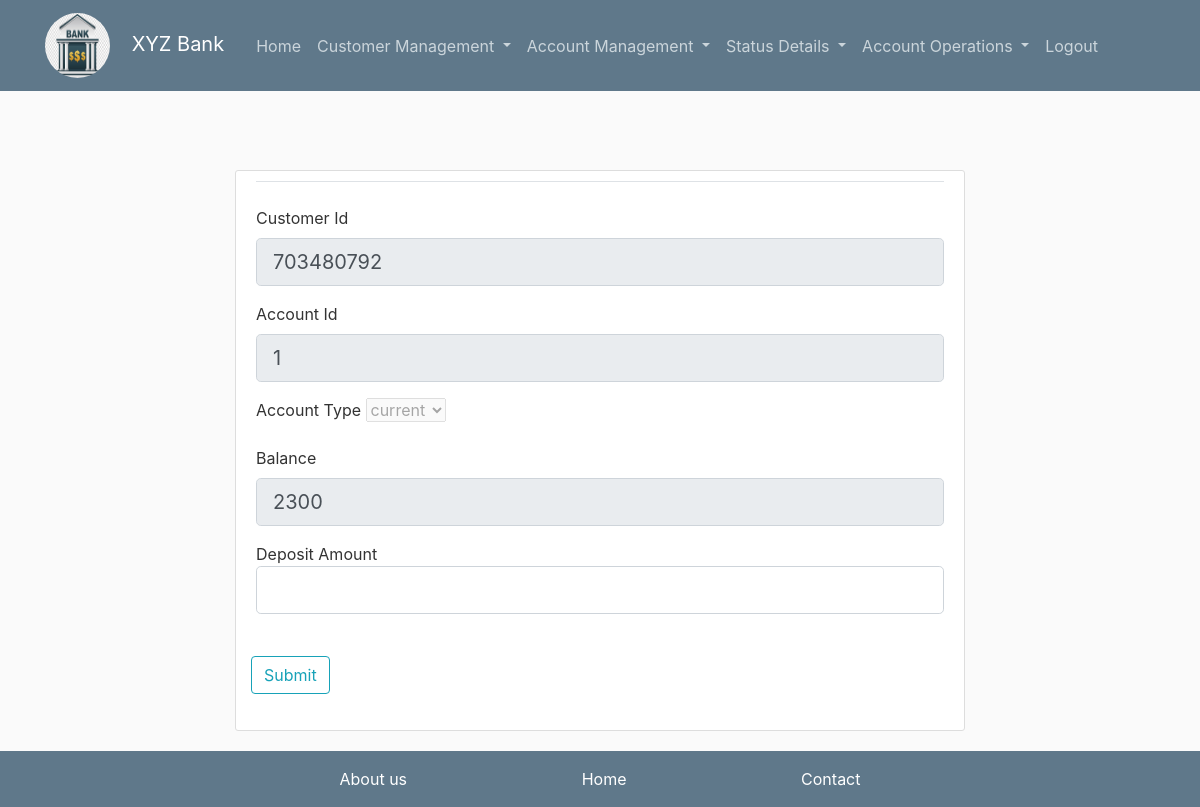
/searchaccount/1/deposit (signed in), run on an earlier commit of the app's database.
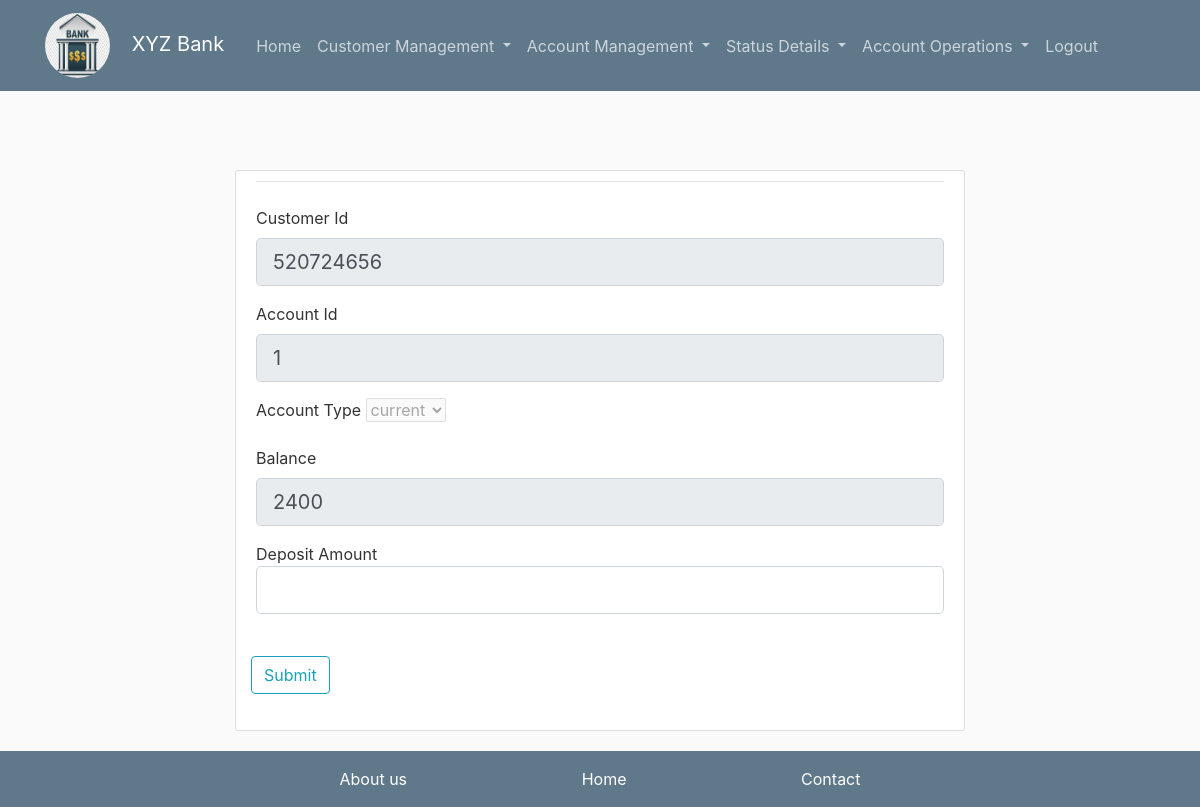
And on a later commit of the database.
### flaskblog/models.py (models this page shows, shortened)
class Account(db.Model):
    __tablename__ = 'account'
    aid = db.Column(db.Integer, primary_key=True)
    acid=db.Column(db.Integer,db.ForeignKey('customer.cid'))
    accounttype= db.Column(db.String(100), nullable=False)
    balance = db.Column(db.Integer,nullable=False )
    status = db.Column(db.String(100),nullable= False)
    last_updated = db.Column(db.DateTime,nullable = False, default = datetime.utcnow)
    operation = db.relationship('Accountoperation', backref='accop', lazy='dynamic', primaryjoin="and_(Account.accounttype==Accountoperation.aaccounttype,Account.aid==Accountoperation.aaid)")
    customerrelo=db.relationship('Customer',backref='acc',lazy=True)

### flaskblog/routes.py (the view)
@app.route("/searchaccount/<int:post_id>/deposit",methods=['POST','GET'])
@login_required
def deposit(post_id):
    account = Account.query.get_or_404(post_id)
    form = DepoWithdrawForm(acctype=account.accounttype)
    if form.validate_on_submit():
        a=datetime.now()
        ts=a.timestamp()
        _date=str(date.fromtimestamp(ts))
        account.balance=account.balance+form.deposit.data
        accoperation=Accountoperation(message="deposit",last_updated=_date,aaccounttype=account.accounttype,ccid=account.acid,aaid=account.aid,amount=form.deposit.data)
        db.session.add(accoperation)
        db.session.commit()
        flash('Amount desposited!', 'success')
    else:
        form.cid.data = account.acid
        form.aid.data = account.aid
        form.balance.data=account.balance
    return render_template('account/deposit_withdraw.html',label='Deposit Amount' ,title='Deposit',form=form)

### flaskblog/forms.py (shortened to what this page needs)
class DepoWithdrawForm(FlaskForm):
    cid = IntegerField('Customer Id', validators=[DataRequired()])
    aid = IntegerField('Account Id', validators=[DataRequired()])
    acctype =SelectField('Account Type',choices=[('1','current'),('2','savings')],validate_choice=False)
    deposit = IntegerField('Deosit Amount', validators=[DataRequired()])
    balance = IntegerField('Balance', validators=[DataRequired()])
    submit = SubmitField('Submit')

### flaskblog/models.py (called while the page is built)
@login_manager.user_loader
def load_user(user_id):
    return User.query.get(int(user_id))

### flaskblog/templates/account/deposit_withdraw.html (shortened to what this page needs)
{% extends 'layout.html'%}
{% block content %}
<div class="content-section">
    <form method="POST" action="">
        <fieldset class="form-group">
            <legend class="border-bottom mb-4">{{legend}}</legend>
            <div class="form-group">
                {{ form.cid.label(class="form-control-label")}}
                {% if form.cid.errors %}
                    {{ form.cid(class="form-control form-control-lg is-invalid",readonly=true) }}
                    <div class="invalid-feedback">
                        {% for error in form.cid.errors %}
                            <span>{{ error }}</span>
                        {% endfor %}
                    </div>
                {% else %}
                    {{ form.cid(class="form-control form-control-lg" ,readonly=true ) }}
                {% endif %}
            </div>
            <div class="form-group">
                {{ form.aid.label(class="form-control-label")}}
                    {{ form.aid(class="form-control form-control-lg" ,readonly=true ) }}
            </div>
            <div class="form-group">
                {{ form.acctype.label(class="form-control-label") }}
                {% if form.acctype.errors %}
                    {{ form.acctype(class="form-control form-control-lg is-invalid",disabled=false) }}
                    <div class="invalid-feedback">
                        {% for error in form.acctype.errors %}
                            <span>{{ error }}</span>
                        {% endfor %}
                    </div>
                {% else %}
                    {{ form.acctype(disabled=true ) }}
                {% endif %}
            </div>
            <div class="form-group">
                {{ form.balance.label(class="form-control-label")}}
                    {{ form.balance(class="form-control form-control-lg" ,readonly=true ) }}
            </div>
            <div class="form-group">
                {{ label }}
                {% if form.deposit.errors %}
                    {{ form.deposit(class="form-control form-control-lg is-invalid") }}
                    <div class="invalid-feedback">
                        {% for error in form.deposit.errors %}
                            <span>{{ error }}</span>
                        {% endfor %}
                    </div>
                {% else %}
                    {{ form.deposit(class="form-control form-control-lg" ) }}
                {% endif %}
            </div>
        </fieldset>
        <div class="row">
            <div style="padding: 10px;" class="form-group">
                {{ form.submit(class="btn btn-outline-info") }}
            </div>
        </div>
    </form>
</div>
{% endblock content %}

What changed in the data, as far as the page shows it:
changed Account id 1: balance "2300" → "2400"
Also different on the page:
form field cid: "703480792" → "520724656"
